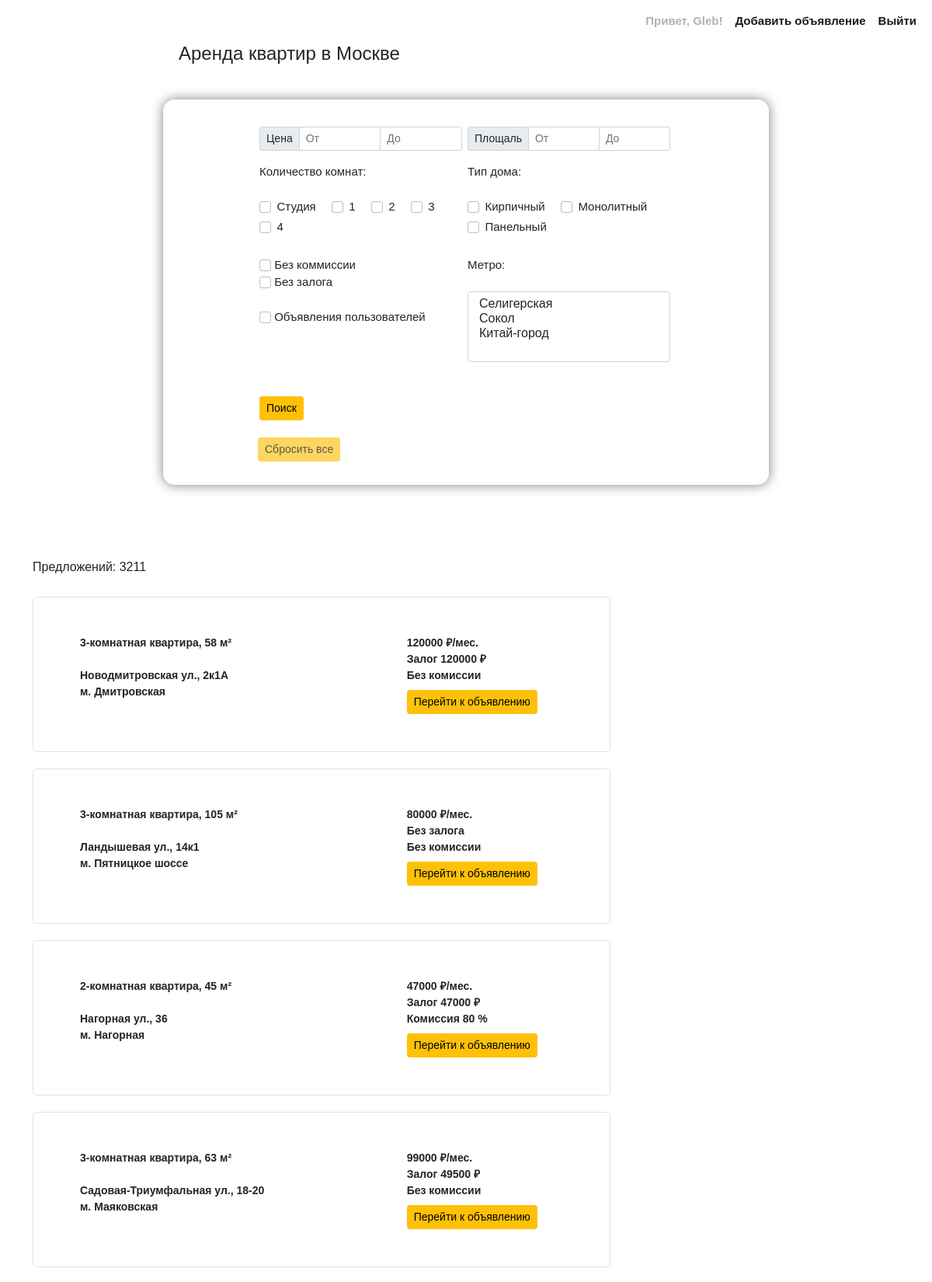
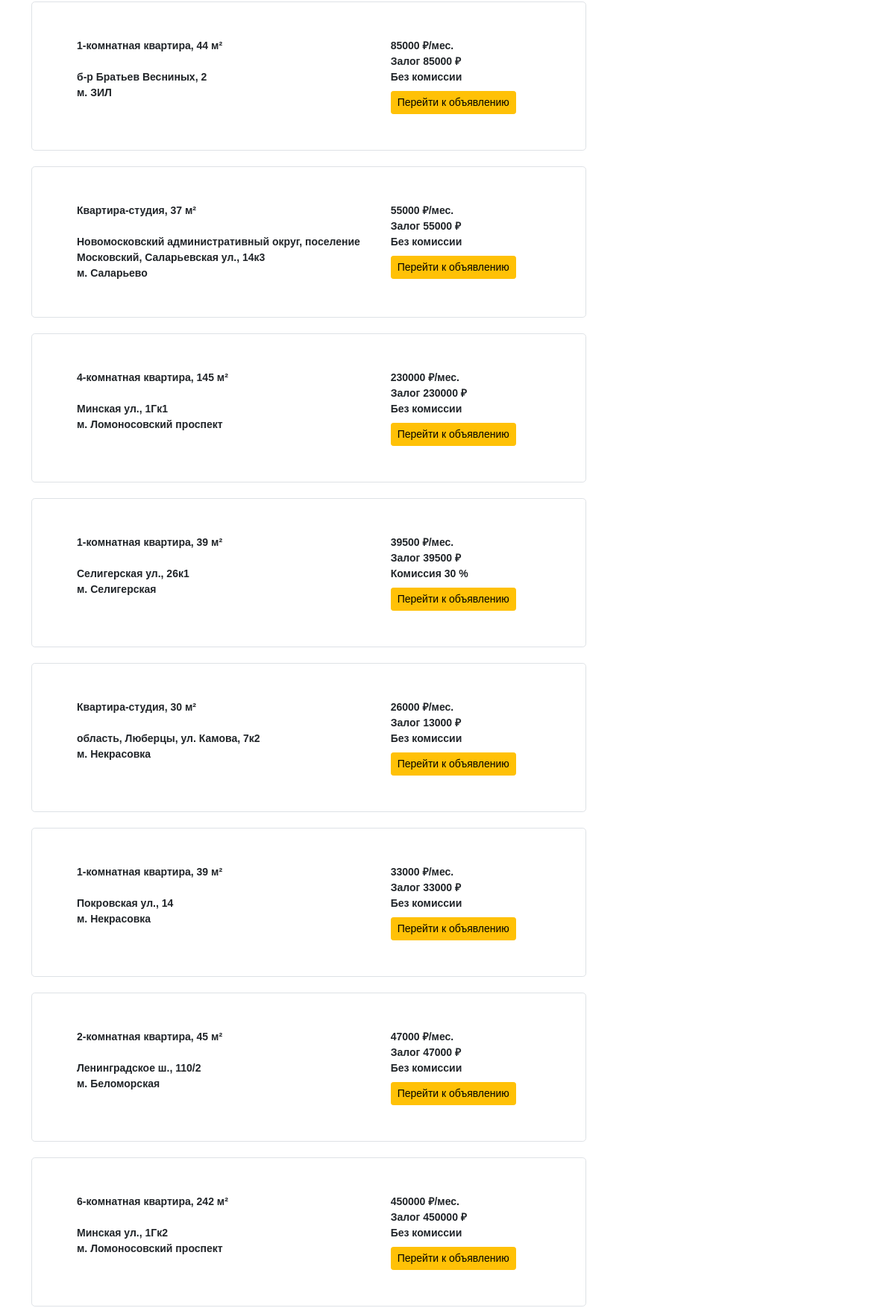
Screenshot of / (signed in, upper part) with the database file from the repository (2 pictures, top to bottom).
### webapp/model.py (models this page shows, shortened)
class User(db.Model, UserMixin):
    id = db.Column(db.Integer, primary_key=True)
    username = db.Column(db.String, unique=True)
    password = db.Column(db.String)
    email = db.Column(db.String)
    phone_number = db.Column(db.Integer)
    role = db.Column(db.String)
    flat = relationship('Flat')

class Flat(db.Model):
    BRICK, MONOLITE, PANEL = range(1, 4)
    MATERIALS_NAMES = {
        BRICK: 'Кирпич',
        MONOLITE: 'Монолит',
        PANEL: 'Панель',
    }
    id = db.Column(db.Integer, primary_key=True)
    user_id = db.Column(db.Integer, db.ForeignKey('user.id'))
    num_rooms = db.Column(db.Integer)
    floor = db.Column(db.Integer)
    link = db.Column(db.String, unique=True)
    area = db.Column(db.Integer)
    material = db.Column(db.Integer)
    metro = db.Column(db.String)
    district = db.Column(db.String)
    street = db.Column(db.String)
    price = db.Column(db.Integer)
    commission = db.Column(db.Integer)
    deposit = db.Column(db.Integer)
    user = relationship('User')

### webapp/ads/veiws.py (the view)
@blueprint.route('/index', methods=["GET"])
@blueprint.route('/', methods=["GET"])
def index():
    form = FilterForm()
    if request.args.get('page'):
        page = int(request.args.get('page'))
    else:
        page = 1
    flats_count = Flat.query.count()
    query = Flat.query.paginate(page=page, per_page=25)
    return render_template('index.html', flats=query, form=form, flats_count=flats_count)

### webapp/ads/forms.py
class FilterForm(FlaskForm):
    price_min = IntegerField('price_min', render_kw={'class': 'form-control'})
    price_max = IntegerField('price_max', render_kw={'class': 'form-control'})
    rooms = [(0, 'Студия'), (1, '1'), (2, '2'), (3, '3'), (4, '4')]
    rooms = MultiCheckboxField('rooms', choices=rooms, coerce=int, render_kw={'class': "form-check-input"})
    area_min = IntegerField('area_min', render_kw={'class': 'form-control'})
    area_max = IntegerField('area_max', render_kw={'class': 'form-control'})
    type_material = [("Кирпичный", 'Кирпичный'), ("Монолитный", 'Монолитный'), ("Панельный", 'Панельный')]
    material = MultiCheckboxField('material', choices=type_material, coerce=str)
    commission = BooleanField('Без коммиссии')
    deposit = BooleanField('Без залога')
    user_ads = BooleanField('Объявления пользователей')
    metro = SelectMultipleField(choices=[("Селигерская", "Селигерская"), ("Сокол", "Сокол"), ("Китай-город", "Китай-город")])

### webapp/__init__.py (called while the page is built)
def create_app():
    app = Flask(__name__)
    app.config.from_pyfile('config.py')
    db.init_app(app)
    app.register_blueprint(ads_blueprint)
    app.register_blueprint(user_blueprint)
    migrate = Migrate(app, db)
    login_manager = LoginManager()
    login_manager.init_app(app)
    login_manager.login_view = 'user.login'
    @login_manager.user_loader
    def user_load(user_id):
        return User.query.get(user_id)
    return app

### webapp/templates/index.html (shortened to what this page needs)
{% extends 'base.html' %}
{% block content %}
<nav class="navbar navbar-expand-lg navbar-light" >
    <div class="container-fluid justify-content-end">
      <div class="collapse navbar-collapse justify-content-end" id="navbarNavAltMarkup">
        <div class="navbar-nav">
          {% if current_user.is_authenticated %}
          <li class="nav-item">
            <div class="nav-link disabled">Привет, {{ current_user.username }}!</div>
          </li>
          <li class="nav-item">
            <a class="nav-link active" aria-current="page" href={{ url_for('user.user') }}>Добавить объявление</a>
          </li>
          <li class="nav-item">
            <a class="nav-link active" aria-current="page" href={{ url_for('user.logout') }}>Выйти</a>
          </li>
          {% endif %}
        </div>
      </div>
    </div>
</nav>
<div class="header">
  <h4>Аренда квартир в Москве</h4>
</div>
<div class="filter-container">
  <form action="{{ url_for('ads.result') }}" method="POST">
    <div class='row justify-content-center'>
      <div class='col-4'>
        <div class="input-group input-group-sm mb-3" >
          <span class="input-group-text">Цена</span>
          {{ form.price_min(type='number', placeholder="От") }}
          {{ form.price_max(type='number', placeholder="До") }}
        </div>
        <h7>Количество комнат:</h7><br><br>
        {% for i in form.rooms %}
        <div class="form-check form-check-inline">
          {{ i(class="form-check-input") }}{{ i.label(class="form-check-label") }}
        </div>
        {% endfor %}<br><br>
        {{ form.commission(class="form-check-input") }} {{ form.commission.label }}<br>
        {{ form.deposit(class="form-check-input") }} {{ form.deposit.label }}<br><br>
        {{ form.user_ads(class="form-check-input") }} {{ form.user_ads.label }}<br><br><br><br><br>
        <input class="btn btn-warning btn-sm" type="submit" value="Поиск" width="15px">
      </div>
      <div class='col-4'>
        <div class="input-group input-group-sm mb-3">
          <span class="input-group-text">Площаль</span>
            {{ form.area_min(type='number', placeholder="От")}}
            {{ form.area_max(type='number', placeholder="До") }}
        </div>
        <h7>Тип дома:</h7><br><br>
        {% for i in form.material %}
        <div class="form-check form-check-inline">
          {{ i(class="form-check-input") }}
          {{ i.label }}<br>
        </div>
        {% endfor %}<br><br>
        <div>
          <span>Метро:</span><br><br>
          {{ form.metro(class="form-select") }}
        </div>
    </div>
  </div>
  </form><br>
  <form action="{{ url_for('ads.reset') }}" method="POST">
    <div class='row justify-content-center'>
      <div class='col-8'>
          <input class="btn btn-warning btn-sm" type="submit" value="Сбросить все" {% if url_for(request.endpoint)  != '/result' %} disabled {% endif %}>
      </div>
    </div>
</form>
</div><br><br><br><br>
<div class="container-sm">
  <div class="col-8">
    <h6>Предложений: {{ flats_count }}</h6><br>
    {% for flat in flats.items %}
      <div class="h-100 p-5  border rounded-3">
        <div class="container-sm">
          <div class="row">
            <div class="col">
              {% if flat.num_rooms == 0%}
              <h7>Квартира-студия, {{ flat.area}} м²</h7><br><br>
              {% else %}
              <h7>{{ flat.num_rooms }}-комнатная квартира, {{ flat.area}} м²</h7><br><br>
              {% endif %}
              <h7>{{ flat.street }}</h7><br>
              <h7>м. {{ flat.metro }}</h7>
            </div>
            <div class="col-4">
              <h7>{{ flat.price }} &#8381/мес.</h7><br>
              {% if flat.deposit == 0 %}
                <h7>Без залога</h7><br>
              {% else %}
                <h7>Залог {{ flat.deposit }} &#8381</h7><br>
              {% endif %}
              {% if flat.commission == 0 %}
                <h7>Без комиссии</h7><br>
              {% else %}
                <h7>Комиссия {{ flat.commission }} %</h7><br>
              {% endif %}
              {% if flat.user.username %}
                {{ flat.user.username }}<br>
                {{ flat.user.phone_number }}
                <a button type="button"  class="btn btn-warning btn-sm">{{ flat.user.username }} {{ flat.user.phone_number }}</a><br>
              {% else %}
                <a href={{ flat.link }} button type="button" target="_blank" class="btn btn-warning btn-sm">Перейти к объявлению</a><br>
              {% endif %}
            </div>
          </div>
        </div>
      </div><br>
    {% endfor %}<br>
  </div>
</div>
<br>
{% endblock %}

### webapp/static/style.css (style rules this page uses)
.filter-container { width: 65%; margin-left: auto; margin-right: auto; margin-top: 45px; border-radius: 15px; padding-top:35px; padding-bottom: 30px; box-shadow: 0 0 15px rgba(0,0,0,0.5); font-family: sans-serif; font-size: 15px; }
.navbar { font-family: sans-serif; font-size: 15px; font-weight: bolder; }
.container-sm { font-family:sans-serif; font-size: 14px; font-weight: bold; }
.header { margin-left: 230px; font-family: sans-serif; }
.col-4 { padding-left: 2px; padding-right: 5px; }
.col-8 { padding-left: 0px; }

### rows the page displays
User: username "Gleb"
Flat: num_rooms "3", area "58", street "Новодмитровская ул., 2к1А", metro "Дмитровская", price "120000", deposit "120000", commission "Без комиссии"
Flat: num_rooms "3", area "105", street "Ландышевая ул., 14к1", metro "Пятницкое шоссе", price "80000", deposit "Без залога", commission "Без комиссии"
Flat: num_rooms "2", area "45", street "Нагорная ул., 36", metro "Нагорная", price "47000", deposit "47000", commission "80"
Flat: num_rooms "3", area "63", street "Садовая-Триумфальная ул., 18-20", metro "Маяковская", price "99000", deposit "49500", commission "Без комиссии"
Flat: num_rooms "1", area "44", street "б-р Братьев Весниных, 2", metro "ЗИЛ", price "85000", deposit "85000", commission "Без комиссии"
Flat: area "37", street "Новомосковский административный округ, поселение Московский, Саларьевская ул., 14к3", metro "Саларьево", price "55000", deposit "55000", commission "Без комиссии"
Flat: num_rooms "4", area "145", street "Минская ул., 1Гк1", metro "Ломоносовский проспект", price "230000", deposit "230000", commission "Без комиссии"
Flat: num_rooms "1", area "39", street "Селигерская ул., 26к1", metro "Селигерская", price "39500", deposit "39500", commission "30"
Flat: area "30", street "область, Люберцы, ул. Камова, 7к2", metro "Некрасовка", price "26000", deposit "13000", commission "Без комиссии"
Flat: num_rooms "1", area "39", street "Покровская ул., 14", metro "Некрасовка", price "33000", deposit "33000", commission "Без комиссии"
Flat: num_rooms "2", area "45", street "Ленинградское ш., 110/2", metro "Беломорская", price "47000", deposit "47000", commission "Без комиссии"
Flat: num_rooms "6", area "242", street "Минская ул., 1Гк2", metro "Ломоносовский проспект", price "450000", deposit "450000", commission "Без комиссии"

### other values shown
{{ i.label(class="form-check-label") }} "Студия" "1" "2" "3" "4"
{{ i.label }} "Кирпичный" "Монолитный" "Панельный"
{{ flats_count }} "3211"
